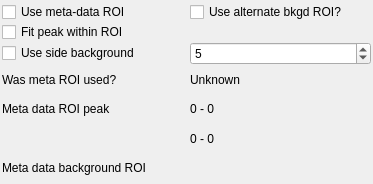
          <widget class="QWidget" name="peak_finder">
           <property name="geometry">
            <rect>
             <x>0</x>
             <y>0</y>
             <width>373</width>
             <height>184</height>
            </rect>
           </property>
           <attribute name="label">
            <string>Peak Finder</string>
           </attribute>
           <layout class="QGridLayout" name="gridLayout_17">
            <property name="leftMargin">
             <number>2</number>
            </property>
            <property name="topMargin">
             <number>2</number>
            </property>
            <property name="rightMargin">
             <number>2</number>
            </property>
            <property name="bottomMargin">
             <number>2</number>
            </property>
            <property name="verticalSpacing">
             <number>0</number>
            </property>
            <item row="17" column="0">
             <widget class="QLabel" name="label_26">
              <property name="text">
               <string>Meta data background ROI</string>
              </property>
             </widget>
            </item>
            <item row="8" column="0" colspan="2">
             <widget class="QCheckBox" name="fit_within_roi_checkbox">
              <property name="toolTip">
               <string>Once the reflected peak ROI is selected, you can try to fine tune this ROI by fitting for a peak within that region and updating the ROI according to the location found. Check the following box if you want to find a peak within the ROI and redefine the ROI afterwards.</string>
              </property>
              <property name="text">
               <string>Fit peak within ROI</string>
              </property>
              <property name="checked">
               <bool>false</bool>
              </property>
             </widget>
            </item>
            <item row="11" column="1">
             <widget class="QLabel" name="roi_used_label">
              <property name="toolTip">
               <string>Indicate whether the peak ROI was actually used when loading the data.</string>
              </property>
              <property name="text">
               <string>Unknown</string>
              </property>
             </widget>
            </item>
            <item row="12" column="0">
             <widget class="QLabel" name="label_25">
              <property name="text">
               <string>Meta data ROI peak</string>
              </property>
             </widget>
            </item>
            <item row="12" column="1">
             <widget class="QLabel" name="roi_peak_label">
              <property name="toolTip">
               <string>ROI a in the meta-data</string>
              </property>
              <property name="text">
               <string>0 - 0</string>
              </property>
             </widget>
            </item>
            <item row="16" column="1">
             <widget class="QLabel" name="roi_bck_label">
              <property name="toolTip">
               <string>ROI a in the meta-data</string>
              </property>
              <property name="text">
               <string>0 - 0</string>
              </property>
             </widget>
            </item>
            <item row="11" column="0">
             <widget class="QLabel" name="label_7">
              <property name="text">
               <string>Was meta ROI used?</string>
              </property>
             </widget>
            </item>
            <item row="9" column="0">
             <widget class="QCheckBox" name="use_side_bck_checkbox">
              <property name="toolTip">
               <string>As an alternative to using the 2nd ROI, you can use a region around the reflected peak to estimate the background. Check the following box if you want to use the region on each side of the peak to estimate your background.</string>
              </property>
              <property name="text">
               <string>Use side background</string>
              </property>
             </widget>
            </item>
            <item row="6" column="0">
             <widget class="QCheckBox" name="use_roi_checkbox">
              <property name="toolTip">
               <string>The ROI in the data file is used to determine the reflectivity peak position. If this ROI is invalid, the system will try to find an appropriate region to use.</string>
              </property>
              <property name="text">
               <string>Use meta-data ROI</string>
              </property>
              <property name="checked">
               <bool>false</bool>
              </property>
             </widget>
            </item>
            <item row="9" column="1">
             <widget class="QSpinBox" name="side_bck_width">
              <property name="value">
               <number>5</number>
              </property>
             </widget>
            </item>
            <item row="6" column="1">
             <widget class="QCheckBox" name="use_bck_roi_checkbox">
              <property name="toolTip">
               <string>A second ROI is available in the data file and can be used to define the background. Check the following box if you want to use the 2nd ROI for your background, otherwise a default region will be used.</string>
              </property>
              <property name="text">
               <string>Use alternate bkgd ROI?</string>
              </property>
              <property name="checked">
               <bool>false</bool>
              </property>
             </widget>
            </item>
           </layout>
          </widget>
